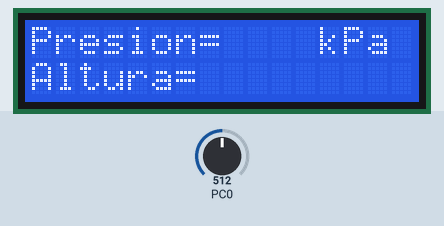
This program was run on a simulated ATmega328P, built with avr-gcc and emulated at 4 MHz. Shown: 16×2 character LCD. Wiring (inferred from the names in the program): character LCD (HD44780): RS PD0; R/W PD1; E PD2; data PD4, PD5, PD6, PD7. The test bench sets the inputs (shaded band); at power-on: PC0 = 512.

Above: at 0.2 s.

The program:

main.c
```c
/*
 * Diaplay.c
 *
 * Created: 30/06/2021 13:54:53
 * Author : User
 */
#define F_CPU 4000000UL
#include <avr/io.h>
#include "lcd.h"
#include "adc_atmega_328.h"
#include <stdlib.h>
#include <util/delay.h>


int sensor = 0;
char adc[5];
double Vs = 5;
double P;
double Vout;


int main(void)
{
	DDRD = 0x00000000;
	PORTD = 0x00000000;

	adc_referencia(1);


	adc_iniciar();


    lcd_init(LCD_DISP_ON);
	lcd_clrscr();
    while (1)
    {
		adc_canal(0);
		int aux=0;
		for(int i=0;i<10;i++){
			aux=aux + (PINC0 * 5.0/1023.0);
			_delay_ms(5);
		}
		Vout=aux/10.0;

		P= Vout/Vs/0.009 - 0.04;

		sensor = adc_start();


		lcd_gotoxy(0,0);
		lcd_puts("Presion= ");

		lcd_gotoxy(9,0);
		lcd_data(P);

		lcd_gotoxy(12,0);
		lcd_puts("kPa");

		lcd_gotoxy(0,5);
		lcd_puts("Altura= ");


    }
}
```

adc_atmega_328.h
```c
/*
 * adc_atmega_328.h
 *
 * Created: 27/01/2019 23:20:04
 *  Author: Luis Vásquez
 */


#ifndef ADC_ATMEGA_328_H_
#define ADC_ATMEGA_328_H_

void adc_referencia(uint8_t referencia);
void adc_iniciar();
void adc_canal(uint8_t canal);
uint16_t  adc_start();


void adc_referencia(uint8_t referencia) {
	switch(referencia) {
	case 0:
	ADMUX &=~ ((1<<REFS1) | (1<<REFS0));
	break;

	case 1:
	ADMUX &=~ (1<<REFS1);
	ADMUX |=  (1<<REFS0);
	break;

	case 2:
	ADMUX |= ((1<<REFS1) | (1<<REFS0));
	break;
	}
	}


void adc_iniciar() {
	ADCSRA |=  (1<<ADEN);
	ADCSRA &=~ (1<<ADLAR);
	ADCSRA &=~ (1<<ADATE);
	if(F_CPU == 1000000UL) {
		ADCSRA |=  ((1<<ADPS1) | (1<<ADPS0));
		ADCSRA &=~ (1<<ADPS2);
	}
	else if(F_CPU == 4000000UL) {
		ADCSRA |=  ((1<<ADPS2) | (1<<ADPS0));
		ADCSRA &=~ (1<<ADPS1);
	}
	else if(F_CPU == 8000000UL) {
		ADCSRA |=  ((1<<ADPS2) | (1<<ADPS1));
		ADCSRA &=~ (1<<ADPS0);
	}
	else if(F_CPU == 16000000UL) {
		ADCSRA |=  ((1<<ADPS2) | (1<<ADPS1) | (1<<ADPS0));
	}
}


void adc_canal(uint8_t canal) {
	switch(canal) {
	case 0:
	ADMUX &=~ ((1<<MUX3) | (1<<MUX2) | (1<<MUX1) | (1<<MUX0));
	break;

	case 1:
	ADMUX &=~ ((1<<MUX3) | (1<<MUX2) | (1<<MUX1));
	ADMUX |=  (1<<MUX0);
	break;

	case 2:
	ADMUX &=~ ((1<<MUX3) | (1<<MUX2) | (1<<MUX0));
	ADMUX |=  (1<<MUX1);
	break;

	case 3:
	ADMUX &=~ ((1<<MUX3) | (1<<MUX2));
	ADMUX |=  ((1<<MUX1) | (1<<MUX0));
	break;

	case 4:
	ADMUX &=~ ((1<<MUX3) | (1<<MUX1) | (1<<MUX0));
	ADMUX |=  (1<<MUX2);
	break;

	case 5:
	ADMUX &=~ ((1<<MUX3) | (1<<MUX1));
	ADMUX |=  ((1<<MUX2) | (1<<MUX0));
	break;
	}
}


uint16_t adc_start() {
	ADCSRA |= (1<<ADSC);
	while(ADCSRA&(1<<ADSC));
	return ADCW;
}


#endif /* ADC_ATMEGA_328_H_ */
```

lcd.h
```c
#ifndef LCD_H
#define LCD_H
/*************************************************************************
 Title	:   C include file for the HD44780U LCD library (lcd.c)
 Author:    Peter Fleury <pfleury@gmx.ch>  http://jump.to/fleury
 File:	    $Id: lcd.h,v 1.13.2.2 2006/01/30 19:51:33 peter Exp $
 Software:  AVR-GCC 3.3
 Hardware:  any AVR device, memory mapped mode only for AT90S4414/8515/Mega
***************************************************************************/

/**
 @defgroup pfleury_lcd LCD library
 @code #include <lcd.h> @endcode

 @brief Basic routines for interfacing a HD44780U-based text LCD display

 Originally based on Volker Oth's LCD library,
 changed lcd_init(), added additional constants for lcd_command(),
 added 4-bit I/O mode, improved and optimized code.

 Library can be operated in memory mapped mode (LCD_IO_MODE=0) or in
 4-bit IO port mode (LCD_IO_MODE=1). 8-bit IO port mode not supported.

 Memory mapped mode compatible with Kanda STK200, but supports also
 generation of R/W signal through A8 address line.

 @author Peter Fleury pfleury@gmx.ch http://jump.to/fleury

 @see The chapter <a href="http://homepage.sunrise.ch/mysunrise/peterfleury/avr-lcd44780.html" target="_blank">Interfacing a HD44780 Based LCD to an AVR</a>
      on my home page.


Pin Connections of LCD

PIN0  = GND	-> GND
PIN1  = VCC	-> VCC
PIN2  = CNTRST	-> ~4.7V
PIN3  = RS 	-> P.0
PIN4  = RW	-> P.1
PIN5  = E   -> P.2
PIN6  = D0	-> NC
PIN7  = D1	-> NC
PIN8  = D2	-> NC
PIN9  = D3	-> NC
PIN10 = D4	-> P.4
PIN11 = D5	-> P.5
PIN12 = D6	-> P.6
PIN13 = D7	-> P.7


P.0 = RS
P.1 = RW
P.2 = ENABLE
P.3 = FREE
P.4 = DATA4
P.5 = DATA5
P.6 = DATA6
P.7 = DATA7

*/


/*@{*/

#if (__GNUC__ * 100 + __GNUC_MINOR__) < 303
#error "This library requires AVR-GCC 3.3 or later, update to newer AVR-GCC compiler !"
#endif

#include <inttypes.h>
#include <avr/pgmspace.h>

/**
 *  @name  Definitions for MCU Clock Frequency
 *  Adapt the MCU clock frequency in Hz to your target.
 */
#define XTAL 16000000              /**< clock frequency in Hz, used to calculate delay timer */


/**
 * @name  Definition for LCD controller type
 * Use 0 for HD44780 controller, change to 1 for displays with KS0073 controller.
 */
#define LCD_CONTROLLER_KS0073 0  /**< Use 0 for HD44780 controller, 1 for KS0073 controller */

/**
 *  @name  Definitions for Display Size
 *  Change these definitions to adapt setting to your display
 */
#define LCD_LINES           2     /**< number of visible lines of the display */
#define LCD_DISP_LENGTH    16     /**< visibles characters per line of the display */
#define LCD_LINE_LENGTH  0x40     /**< internal line length of the display    */
#define LCD_START_LINE1  0x00     /**< DDRAM address of first char of line 1 */
#define LCD_START_LINE2  0x40     /**< DDRAM address of first char of line 2 */
#define LCD_START_LINE3  0x14     /**< DDRAM address of first char of line 3 */
#define LCD_START_LINE4  0x54     /**< DDRAM address of first char of line 4 */
#define LCD_WRAP_LINES      0     /**< 0: no wrap, 1: wrap at end of visibile line */


#define LCD_IO_MODE      1         /**< 0: memory mapped mode, 1: IO port mode */
#if LCD_IO_MODE
/**
 *  @name Definitions for 4-bit IO mode
 *  Change LCD_PORT if you want to use a different port for the LCD pins.
 *
 *  The four LCD data lines and the three control lines RS, RW, E can be on the
 *  same port or on different ports.
 *  Change LCD_RS_PORT, LCD_RW_PORT, LCD_E_PORT if you want the control lines on
 *  different ports.
 *
 *  Normally the four data lines should be mapped to bit 0..3 on one port, but it
 *  is possible to connect these data lines in different order or even on different
 *  ports by adapting the LCD_DATAx_PORT and LCD_DATAx_PIN definitions.
 *
 */
#define LCD_PORT         PORTD        /**< port for the LCD lines   */
#define LCD_DATA0_PORT   LCD_PORT     /**< port for 4bit data bit 0 */
#define LCD_DATA1_PORT   LCD_PORT     /**< port for 4bit data bit 1 */
#define LCD_DATA2_PORT   LCD_PORT     /**< port for 4bit data bit 2 */
#define LCD_DATA3_PORT   LCD_PORT     /**< port for 4bit data bit 3 */
#define LCD_DATA0_PIN    4            /**< pin for 4bit data bit 0  */
#define LCD_DATA1_PIN    5            /**< pin for 4bit data bit 1  */
#define LCD_DATA2_PIN    6            /**< pin for 4bit data bit 2  */
#define LCD_DATA3_PIN    7            /**< pin for 4bit data bit 3  */
#define LCD_RS_PORT      LCD_PORT     /**< port for RS line         */
#define LCD_RS_PIN       0            /**< pin  for RS line         */
#define LCD_RW_PORT      LCD_PORT     /**< port for RW line         */
#define LCD_RW_PIN       1            /**< pin  for RW line         */
#define LCD_E_PORT       LCD_PORT     /**< port for Enable line     */
#define LCD_E_PIN        2            /**< pin  for Enable line     */

#elif defined(__AVR_AT90S4414__) || defined(__AVR_AT90S8515__) || defined(__AVR_ATmega64__) || \
      defined(__AVR_ATmega8515__)|| defined(__AVR_ATmega103__) || defined(__AVR_ATmega128__) || \
      defined(__AVR_ATmega161__) || defined(__AVR_ATmega162__)
/*
 *  memory mapped mode is only supported when the device has an external data memory interface
 */
#define LCD_IO_DATA      0xC000    /* A15=E=1, A14=RS=1                 */
#define LCD_IO_FUNCTION  0x8000    /* A15=E=1, A14=RS=0                 */
#define LCD_IO_READ      0x0100    /* A8 =R/W=1 (R/W: 1=Read, 0=Write   */
#else
#error "external data memory interface not available for this device, use 4-bit IO port mode"

#endif


/**
 *  @name Definitions for LCD command instructions
 *  The constants define the various LCD controller instructions which can be passed to the
 *  function lcd_command(), see HD44780 data sheet for a complete description.
 */

/* instruction register bit positions, see HD44780U data sheet */
#define LCD_CLR               0      /* DB0: clear display                  */
#define LCD_HOME              1      /* DB1: return to home position        */
#define LCD_ENTRY_MODE        2      /* DB2: set entry mode                 */
#define LCD_ENTRY_INC         1      /*   DB1: 1=increment, 0=decrement     */
#define LCD_ENTRY_SHIFT       0      /*   DB2: 1=display shift on           */
#define LCD_ON                3      /* DB3: turn lcd/cursor on             */
#define LCD_ON_DISPLAY        2      /*   DB2: turn display on              */
#define LCD_ON_CURSOR         1      /*   DB1: turn cursor on               */
#define LCD_ON_BLINK          0      /*     DB0: blinking cursor ?          */
#define LCD_MOVE              4      /* DB4: move cursor/display            */
#define LCD_MOVE_DISP         3      /*   DB3: move display (0-> cursor) ?  */
#define LCD_MOVE_RIGHT        2      /*   DB2: move right (0-> left) ?      */
#define LCD_FUNCTION          5      /* DB5: function set                   */
#define LCD_FUNCTION_8BIT     4      /*   DB4: set 8BIT mode (0->4BIT mode) */
#define LCD_FUNCTION_2LINES   3      /*   DB3: two lines (0->one line)      */
#define LCD_FUNCTION_10DOTS   2      /*   DB2: 5x10 font (0->5x7 font)      */
#define LCD_CGRAM             6      /* DB6: set CG RAM address             */
#define LCD_DDRAM             7      /* DB7: set DD RAM address             */
#define LCD_BUSY              7      /* DB7: LCD is busy                    */

/* set entry mode: display shift on/off, dec/inc cursor move direction */
#define LCD_ENTRY_DEC            0x04   /* display shift off, dec cursor move dir */
#define LCD_ENTRY_DEC_SHIFT      0x05   /* display shift on,  dec cursor move dir */
#define LCD_ENTRY_INC_           0x06   /* display shift off, inc cursor move dir */
#define LCD_ENTRY_INC_SHIFT      0x07   /* display shift on,  inc cursor move dir */

/* display on/off, cursor on/off, blinking char at cursor position */
#define LCD_DISP_OFF             0x08   /* display off                            */
#define LCD_DISP_ON              0x0C   /* display on, cursor off                 */
#define LCD_DISP_ON_BLINK        0x0D   /* display on, cursor off, blink char     */
#define LCD_DISP_ON_CURSOR       0x0E   /* display on, cursor on                  */
#define LCD_DISP_ON_CURSOR_BLINK 0x0F   /* display on, cursor on, blink char      */

/* move cursor/shift display */
#define LCD_MOVE_CURSOR_LEFT     0x10   /* move cursor left  (decrement)          */
#define LCD_MOVE_CURSOR_RIGHT    0x14   /* move cursor right (increment)          */
#define LCD_MOVE_DISP_LEFT       0x18   /* shift display left                     */
#define LCD_MOVE_DISP_RIGHT      0x1C   /* shift display right                    */

/* function set: set interface data length and number of display lines */
#define LCD_FUNCTION_4BIT_1LINE  0x20   /* 4-bit interface, single line, 5x7 dots */
#define LCD_FUNCTION_4BIT_2LINES 0x28   /* 4-bit interface, dual line,   5x7 dots */
#define LCD_FUNCTION_8BIT_1LINE  0x30   /* 8-bit interface, single line, 5x7 dots */
#define LCD_FUNCTION_8BIT_2LINES 0x38   /* 8-bit interface, dual line,   5x7 dots */


#define LCD_MODE_DEFAULT     ((1<<LCD_ENTRY_MODE) | (1<<LCD_ENTRY_INC) )


/**
 *  @name Functions
 */


/**
 @brief    Initialize display and select type of cursor
 @param    dispAttr \b LCD_DISP_OFF display off\n
                    \b LCD_DISP_ON display on, cursor off\n
                    \b LCD_DISP_ON_CURSOR display on, cursor on\n
                    \b LCD_DISP_ON_CURSOR_BLINK display on, cursor on flashing
 @return  none
*/
extern void lcd_init(uint8_t dispAttr);


/**
 @brief    Clear display and set cursor to home position
 @param    void
 @return   none
*/
extern void lcd_clrscr(void);


/**
 @brief    Set cursor to home position
 @param    void
 @return   none
*/
extern void lcd_home(void);


/**
 @brief    Set cursor to specified position

 @param    x horizontal position\n (0: left most position)
 @param    y vertical position\n   (0: first line)
 @return   none
*/
extern void lcd_gotoxy(uint8_t x, uint8_t y);


/**
 @brief    Display character at current cursor position
 @param    c character to be displayed
 @return   none
*/
extern void lcd_putc(char c);


/**
 @brief    Display string without auto linefeed
 @param    s string to be displayed
 @return   none
*/
extern void lcd_puts(const char *s);


/**
 @brief    Display string from program memory without auto linefeed
 @param    s string from program memory be be displayed
 @return   none
 @see      lcd_puts_P
*/
extern void lcd_puts_p(const char *progmem_s);


/**
 @brief    Send LCD controller instruction command
 @param    cmd instruction to send to LCD controller, see HD44780 data sheet
 @return   none
*/
extern void lcd_command(uint8_t cmd);


/**
 @brief    Send data byte to LCD controller

 Similar to lcd_putc(), but without interpreting LF
 @param    data byte to send to LCD controller, see HD44780 data sheet
 @return   none
*/
extern void lcd_data(uint8_t data);


/**
 @brief macros for automatically storing string constant in program memory
*/
#define lcd_puts_P(__s)         lcd_puts_p(PSTR(__s))

/*@}*/
#endif //LCD_H
```

lcd_.c
```c
/*
 * CFile1.c
 *
 * Created: 07/12/2021 13:45:20
 *  Author: User
 */
```

Source omitted: lcd.c (19886 bytes)
